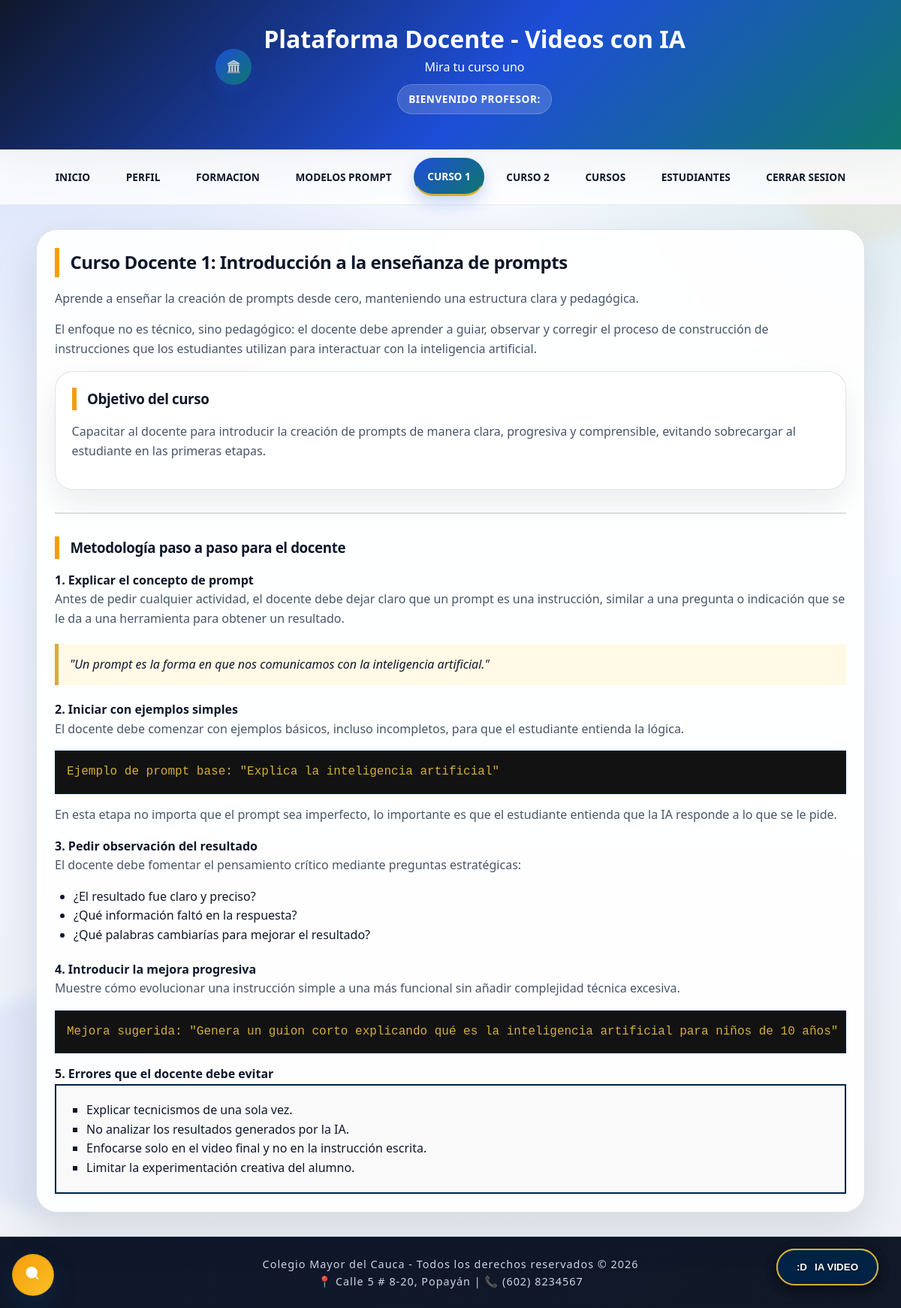
Screenshot of /docente/curso1.php (signed in) with the database file from the repository.
### tables this page shows
CREATE TABLE IF NOT EXISTS tv_cursos (
  id INT UNSIGNED AUTO_INCREMENT PRIMARY KEY,
  slug VARCHAR(60) NOT NULL UNIQUE,
  titulo VARCHAR(150) NOT NULL,
  descripcion TEXT NOT NULL,
  contenido LONGTEXT NULL,
  orden TINYINT UNSIGNED NOT NULL DEFAULT 1,
  activo TINYINT(1) NOT NULL DEFAULT 1,
  created_at DATETIME NOT NULL DEFAULT CURRENT_TIMESTAMP,
  INDEX idx_tv_cursos_activo (activo)
);

### inc/database.php (called while the page is built, shortened)
<?php
function ask_env_value(string $key, string $default = ''): string
{
    $value = getenv($key);
    if ($value !== false && $value !== '') {
        return (string) $value;
    }
    return $default;
}
function ask_db_config(): array
{
    return [
        'host' => ask_env_value('DB_HOST', 'localhost'),
        'port' => ask_env_value('DB_PORT', '3306'),
        'name' => ask_env_value('DB_NAME', 'ask_tutor'),
        'user' => ask_env_value('DB_USER', 'root'),
        'pass' => ask_env_value('DB_PASS', ''),
        'charset' => ask_env_value('DB_CHARSET', 'utf8mb4'),
    ];
}
function ask_db_connection(): PDO
{
    static $pdo = null;
    $config = ask_db_config();
    $dsn = sprintf(
        'mysql:host=%s;port=%s;dbname=%s;charset=%s',
        $config['host'],
        $config['port'],
        $config['name'],
        $config['charset']
    );
    try {
        $pdo = new PDO($dsn, $config['user'], $config['pass'], [
            PDO::ATTR_ERRMODE => PDO::ERRMODE_EXCEPTION,
            PDO::ATTR_DEFAULT_FETCH_MODE => PDO::FETCH_ASSOC,
            PDO::ATTR_EMULATE_PREPARES => false,
            PDO::MYSQL_ATTR_INIT_COMMAND => 'SET NAMES utf8mb4 COLLATE utf8mb4_unicode_ci',
        ]);
    } catch (PDOException $e) {
        throw new RuntimeException('No se pudo conectar a la base de datos: ' . $e->getMessage(), 0, $e);
    }
    return $pdo;
}
function ask_db_query_one(string $sql, array $params = []): ?array
{
    $stmt = ask_db_connection()->prepare($sql);
    $stmt->execute($params);
    $row = $stmt->fetch();
    return $row ?: null;
}
function ask_get_course(string $slug): ?array
{
    return ask_db_query_one(
        'SELECT id, slug, titulo, descripcion, contenido, orden, activo
         FROM tv_cursos
         WHERE slug = :slug AND activo = 1
         LIMIT 1',
        ['slug' => $slug]
    );
}

### docente/curso1.php (the view, shortened to what this page needs)
<?php
    require_once __DIR__ . '/../inc/database.php';
    $curso = ask_get_course('curso-1');
    $tituloCurso = $curso['titulo'] ?? 'Curso 1 - Tutor IA Colegio Mayor';
    $descripcionCurso = $curso['descripcion'] ?? 'Este módulo está orientado a que el docente comprenda cómo enseñar la construcción de prompts desde cero.';
?>
<!DOCTYPE html>
<html lang="es">
<head>
    <link rel="stylesheet" href="../css/style.css">
</head>
<body>
<?php include 'top_docente.php'; ?>
<section>
    <h2><?php echo htmlspecialchars($tituloCurso, ENT_QUOTES, 'UTF-8'); ?></h2>
    <p>
        <?php echo htmlspecialchars($descripcionCurso, ENT_QUOTES, 'UTF-8'); ?>
    </p>
    <p>
        El enfoque no es técnico, sino pedagógico: el docente debe aprender a guiar, observar y corregir el proceso
        de construcción de instrucciones que los estudiantes utilizan para interactuar con la inteligencia artificial.
    </p>
    <div class="tarjeta">
        <h3>Objetivo del curso</h3>
        <p>
            Capacitar al docente para introducir la creación de prompts de manera clara, progresiva y comprensible,
            evitando sobrecargar al estudiante en las primeras etapas.
        </p>
    </div>
    <hr>
    <h3>Metodología paso a paso para el docente</h3>
    <h4>1. Explicar el concepto de prompt</h4>
    <p>
        Antes de pedir cualquier actividad, el docente debe dejar claro que un prompt es una instrucción,
        similar a una pregunta o indicación que se le da a una herramienta para obtener un resultado.
    </p>
    <blockquote>
        "Un prompt es la forma en que nos comunicamos con la inteligencia artificial."
    </blockquote>
    <h4>2. Iniciar con ejemplos simples</h4>
    <p>
        El docente debe comenzar con ejemplos básicos, incluso incompletos, para que el estudiante entienda la lógica.
    </p>
    <pre>Ejemplo de prompt base: "Explica la inteligencia artificial"</pre>
    <p>
        En esta etapa no importa que el prompt sea imperfecto, lo importante es que el estudiante entienda que
        la IA responde a lo que se le pide.
    </p>
    <h4>3. Pedir observación del resultado</h4>
    <p>
        El docente debe fomentar el pensamiento crítico mediante preguntas estratégicas:
    </p>
    <ul style="margin-left: 25px; margin-bottom: 20px;">
        <li>¿El resultado fue claro y preciso?</li>
        <li>¿Qué información faltó en la respuesta?</li>
        <li>¿Qué palabras cambiarías para mejorar el resultado?</li>
    </ul>
    <h4>4. Introducir la mejora progresiva</h4>
    <p>
        Muestre cómo evolucionar una instrucción simple a una más funcional sin añadir complejidad técnica excesiva.
    </p>
    <pre>Mejora sugerida: "Genera un guion corto explicando qué es la inteligencia artificial para niños de 10 años"</pre>
    <h4>5. Errores que el docente debe evitar</h4>
    <div style="border: 2px solid #002244; padding: 20px; background: #f9f9f9;">
        <ul style="list-style-type: square; margin-left: 20px;">
            <li>Explicar tecnicismos de una sola vez.</li>
            <li>No analizar los resultados generados por la IA.</li>
            <li>Enfocarse solo en el video final y no en la instrucción escrita.</li>
            <li>Limitar la experimentación creativa del alumno.</li>
        </ul>
    </div>
</section>
<footer>
    <p>Colegio Mayor del Cauca - Todos los derechos reservados © 2026</p>
    <p>📍 Calle 5 # 8-20, Popayán | 📞 (602) 8234567</p>
</footer>
<?php include '../Api-key/modal-AI.php'; ?>
</body>
</html>

### css/style.css (style rules this page uses)
* { margin: 0; padding: 0; box-sizing: border-box; border-radius: 0 !important; }
body { font-family: 'Segoe UI', Arial, sans-serif; background-color: #f0f0f0; color: #121212; min-height: 100vh; display: flex; flex-direction: column; }
nav ul { display: flex; justify-content: center; list-style: none; }
nav a { text-decoration: none; color: #FFFFFF; font-weight: 600; padding: 1rem 2rem; display: block; transition: 0.3s; border-right: 1px solid #333; text-transform: uppercase; font-size: 0.85rem; }
nav a.active { background-color: #003366; color: #FFFFFF; border-bottom: 3px solid #D4AF37; }
section { flex: 1; max-width: 1100px; width: 95%; margin: 2rem auto; padding: 2.5rem; background-color: #FFFFFF; border: 2px solid #121212; box-shadow: 10px 10px 0px #D4AF37; }
section h1, section h2, section h3 { color: #002244; text-transform: uppercase; letter-spacing: 1px; border-left: 8px solid #D4AF37; padding-left: 15px; margin-bottom: 1.5rem; }
section p { text-align: justify; margin-bottom: 1.2rem; color: #333; }
:root { --ask-font-scale: 1; --ask-bg: #f0f0f0; --ask-surface: #ffffff; --ask-text: #121212; --ask-primary: #002244; --ask-accent: #D4AF37; }
body { background: var(--ask-bg); color: var(--ask-text); font-size: calc(16px * var(--ask-font-scale)); }
footer { background-color: #121212; color: #D4AF37; text-align: center; padding: 1.5rem; border-top: 3px solid #002244; font-size: 0.9rem; letter-spacing: 1px; }
:root { --theme-bg: #f4f7fb; --theme-surface: rgba(255, 255, 255, 0.92); --theme-surface-strong: #ffffff; --theme-text: #0f172a; --theme-muted: #475569; --theme-primary: #1d4ed8; --theme-secondary: #0f766e; --theme-accent: #f59e0b; --theme-border: rgba(15, 23, 42, 0.12); --theme-shadow: 0 24px 60px rgba(15, 23, 42, 0.12); }
html { scroll-behavior: smooth; }
body { font-family: 'Segoe UI', system-ui, -apple-system, BlinkMacSystemFont, sans-serif; background: radial-gradient(circle at top left, rgba(29, 78, 216, 0.16), transparent 32%), radial-gradient(circle at top right, rgba(15, 118, 110, 0.16), transparent 28%), linear-gradient(180deg, #f8fbff 0%, #eef4ff 45%, #eef2f7 100%); color: var(--theme-text); min-height: 100vh; line-height: 1.6; overflow-x: hidden; }
body::before, body::after { content: ''; position: fixed; inset: auto; pointer-events: none; z-index: -1; border-radius: 999px; filter: blur(10px); opacity: 0.5; }
body::before { top: 6rem; right: -4rem; width: 14rem; height: 14rem; background: rgba(245, 158, 11, 0.14); }
body::after { bottom: 8rem; left: -5rem; width: 18rem; height: 18rem; background: rgba(29, 78, 216, 0.12); }
nav ul { display: flex; justify-content: center; align-items: center; gap: 0.65rem; flex-wrap: wrap; list-style: none; padding: 0.7rem 1rem; }
nav a { text-decoration: none; color: #0f172a; font-weight: 700; padding: 0.8rem 1.1rem; display: block; border-radius: 999px !important; border: 1px solid transparent; transition: transform 0.2s ease, background 0.2s ease, color 0.2s ease, box-shadow 0.2s ease; }
nav a.active { background: linear-gradient(135deg, var(--theme-primary), var(--theme-secondary)); color: #ffffff; box-shadow: 0 10px 22px rgba(29, 78, 216, 0.22); }
section { flex: 1; max-width: 1180px; width: min(92%, 1180px); margin: 2rem auto; padding: clamp(1.4rem, 2vw, 2.3rem); background: var(--theme-surface); border: 1px solid var(--theme-border); border-radius: 28px !important; box-shadow: var(--theme-shadow); backdrop-filter: blur(10px); }
section h1, section h2, section h3 { color: var(--theme-text); text-transform: none; letter-spacing: -0.02em; border-left: 6px solid var(--theme-accent); padding-left: 0.9rem; margin-bottom: 1rem; }
section p { color: var(--theme-muted); text-align: left; margin-bottom: 1rem; }
.tarjeta, .card-box, .info-card, .step-card, .login-container, .register-container, .panel-academico, .dual-panel, .pregunta-card, .prompt-container, .vision-container, .mision-container, .dark-panel { background: rgba(255, 255, 255, 0.96); color: var(--theme-text); border: 1px solid var(--theme-border); border-radius: 24px !important; box-shadow: 0 18px 40px rgba(15, 23, 42, 0.08); }
.tarjeta, .card-box, .info-card, .step-card, .pregunta-card, .prompt-container { padding: 1.35rem; }
footer { background: linear-gradient(135deg, #0f172a, #111827); color: #cbd5e1; text-align: center; padding: 1.5rem; border-top: 1px solid rgba(255, 255, 255, 0.08); margin-top: auto; }

### rows the page displays
tv_cursos: titulo "Curso Docente 1: Introducción a la enseñanza de prompts", descripcion "Aprende a enseñar la creación de prompts desde cero, manteniendo una estructura clara y pedagógica."

### other values shown
$tituloPlataforma "Plataforma Docente - Videos con IA"
$subtituloPlataforma "Mira tu curso uno"
$badgePlataforma "BIENVENIDO PROFESOR:"
